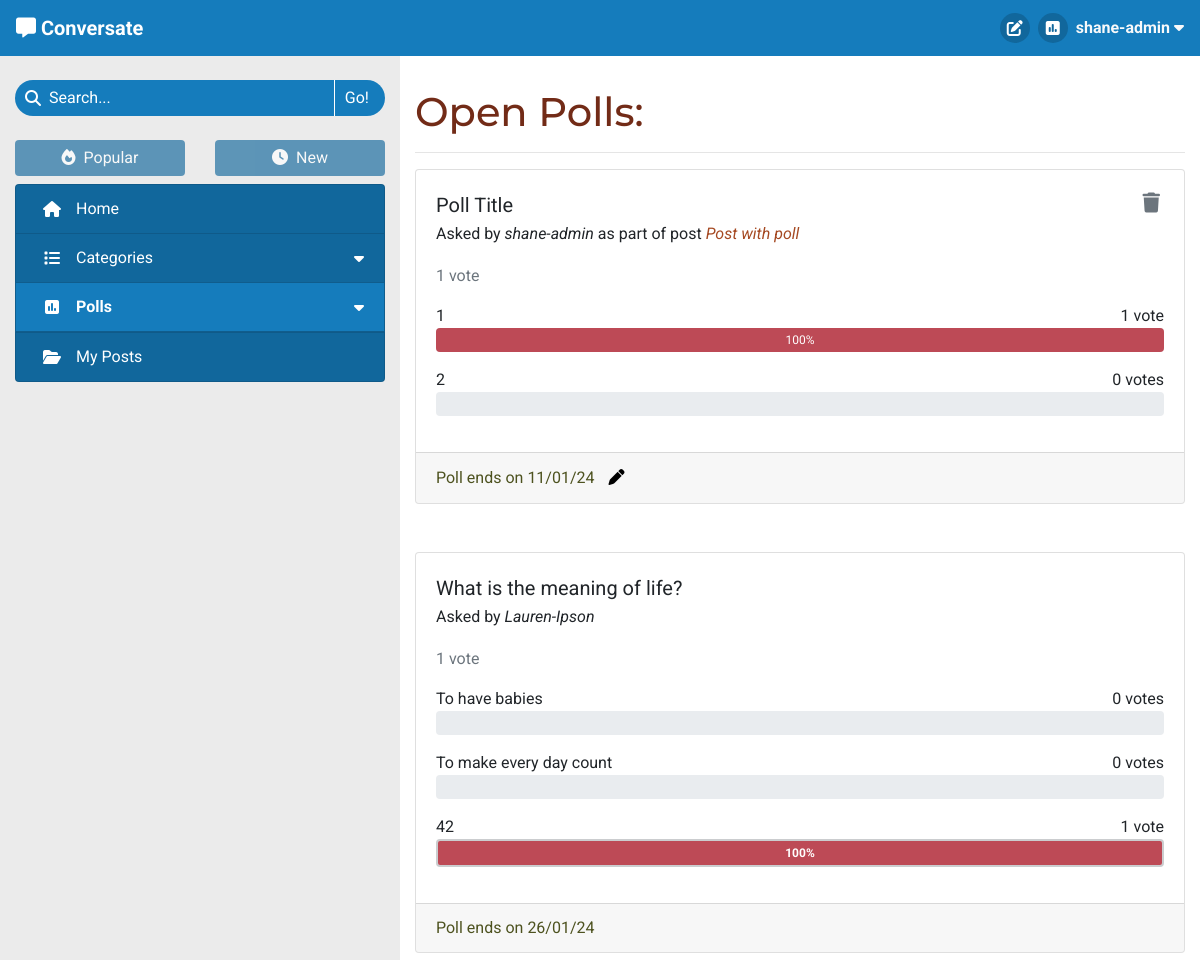
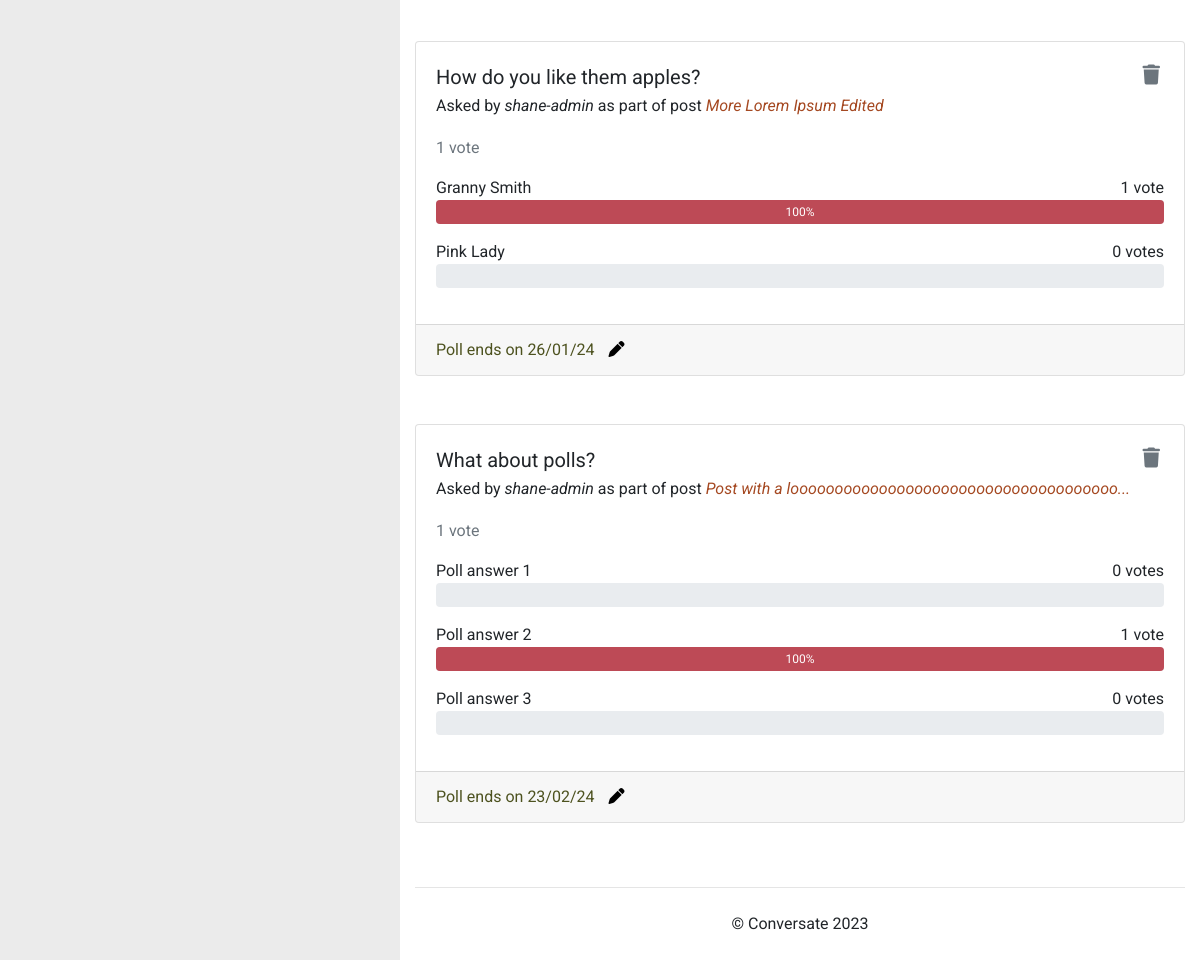
Page /polls/open (signed in) on the committed database (2 pictures, top to bottom).
### forum/models.py (models this page shows, shortened)
class Poll(models.Model):
    title = models.CharField(max_length=200)
    asked_by = models.ForeignKey(User, on_delete=models.CASCADE)
    due_date = models.DateTimeField()
    post = models.OneToOneField(Post, on_delete=models.CASCADE,
                                related_name='poll', blank=True, null=True)
    class Meta:
        ordering = ['-due_date']
    def number_of_votes(self):
        total_votes = 0
        for answer in self.answers.all():
            total_votes += answer.number_of_votes()
        return total_votes
    def has_expired(self):
        current_time = datetime.now().timestamp()
        end_time = self.due_date.timestamp()
        return current_time > end_time

class Post(models.Model):
    title = models.CharField(max_length=100)
    slug = models.SlugField(max_length=100, unique=True)
    category = models.ForeignKey(Category, on_delete=models.CASCADE,
                                 related_name='tagged_posts')
    image = CloudinaryField('image', blank=True)
    image_position = models.IntegerField(blank=True, null=True)
    posted_by = models.ForeignKey(User, on_delete=models.CASCADE,
                                  related_name='added_posts')
    posted_on = models.DateTimeField(auto_now_add=True)
    content = models.TextField()
    tags = models.CharField(max_length=200, blank=True)
    edited = models.BooleanField(default=False)
    likes = models.ManyToManyField(User, related_name='post_likes', blank=True)
    class Meta:
        ordering = ['-posted_on']
    def title_preview(self):
        if len(self.title) > 50:
            return f'{self.title[:50]}...'
        return self.title

class PollAnswer(models.Model):
    body = models.CharField(max_length=100)
    position = models.IntegerField()
    poll = models.ForeignKey(Poll, related_name='answers',
                             on_delete=models.CASCADE)
    votes = models.ManyToManyField(User, related_name='votes')
    class Meta:
        ordering = ['position']
    def number_of_votes(self):
        return self.votes.count()
    def vote_percentage(self):
        total_votes = 0
        poll_answers = self.poll.answers.all()
        for answer in poll_answers:
            total_votes += answer.number_of_votes()
        if total_votes == 0:
            return 0
        return round((self.number_of_votes() / total_votes) * 100)

### forum/views.py (the view)
# urls.py: path('polls/<str:poll_type>', views.BrowsePolls.as_view(),
class BrowsePolls(View):
    def get(self, request, poll_type):
        if not request.user.is_authenticated:
            return redirect('/accounts/login')
        poll_type = poll_type.capitalize()
        polls = None
        if poll_type == 'Open':
            polls = Poll.objects.filter(due_date__gt=datetime.now()) \
                        .order_by('due_date')
        elif poll_type == 'Closed':
            polls = Poll.objects.exclude(due_date__gt=datetime.now())
        else:
            polls = Poll.objects.filter(asked_by=request.user)
            poll_type = 'Your'
        context = get_poll_list_context(request, polls)
        context['heading'] = f"{poll_type} Polls"
        context['selected_tab'] = f'Polls/{poll_type}'
        return render(
            request,
            'poll_list.html',
            context,
        )

### templates/poll_list.html (shortened to what this page needs)
{% extends "base.html" %}
{% load template_tags %}
{% load static %}
{% block content %}
<h1>{{ heading }}:</h1>
<hr>
{% if item_list %}
    {% for poll in item_list %}
        <div class="card mb-5">
            <div class="card-body">
                <div class="d-flex justify-content-between mb-2">
                    <div class="card-title text-h5 mb-0 word-break">{{ poll.title }}</div>
                    {% if poll.asked_by == user %}
                        <button class="button-no-style px-1 trigger-delete-poll" type="button"
                            data-url="{% url 'delete_poll' poll.id request.path %}"
                            aria-label="Delete this poll">
                            <i class="fa-solid fa-trash mb-0 text-muted text-h5"></i>
                        </button>
                    {% endif %}
                </div>
                <div class="card-subtitle mb-4 word-break">Asked by <em>{{ poll.asked_by }}</em>
                    {% if poll.post %}as part of post
                        <a href="{% url 'view_post' poll.post.slug %}" class="font-italic">{{ poll.post.title_preview }}</a>
                    {% endif %}
                </div>
                {% poll_status poll.id request.user.id as p_status %}
                {% if p_status == 0 and poll.asked_by != user %}
                    <form method="POST" class="mt-2" action="{% url 'vote_poll' poll.id request.path %}">
                        {% csrf_token %}
                        <ul class="list-group">
                            {% for answer in poll.answers.all %}
                                <li class="list-group-item answer-container clickable">
                                    <div class="form-check">
                                        <input class="form-check-input clickable" type="radio" name="poll-vote"
                                            id="poll-{{ poll.id }}-answer-{{ answer.position }}"
                                            value="{{ answer.position }}" required>
                                        <label class="form-check-label clickable word-break"
                                            for="poll-{{ poll.id }}-answer-{{ answer.position }}">
                                            {{ answer.body }}
                                        </label>
                                    </div>
                                </li>
                            {% endfor %}
                        </ul>
                        <div class="mt-3">
                            <input type="submit" class="btn" value="Vote">
                            <input type="reset" class="btn" value="Clear">
                        </div>
                    </form>
                {% else %}
                    <div class="card-subtitle text-muted mb-3">
                        {% with poll.number_of_votes as vote_num %}
                            <span>{{ vote_num }} vote{% if vote_num != 1 %}s{% endif %}</span>
                        {% endwith %}
                    </div>
                    {% for answer in poll.answers.all %}
                        <div class="d-flex justify-content-between">
                            <span>{{ answer.body }}</span>
                            {% with answer.number_of_votes as vote_num %}
                                <span>{{ vote_num }} vote{% if vote_num != 1 %}s{% endif %}</span>
                            {% endwith %}
                        </div>
                        <div class="progress mb-3{% if p_status == answer.position %} answer-chosen{% endif %}">
                            {% with answer.vote_percentage as votes %}
                                <div class="progress-bar poll-result" role="progressbar" style="width: 0%;" aria-valuenow="{{ votes }}"
                                    aria-valuemin="0" aria-valuemax="100" data-animation="on"
                                    aria-label="Answer {{ answer.body }}: {{ votes }}%">{{ votes }}%</div>
                            {% endwith %}
                        </div>
                    {% endfor %}
                {% endif %}
            </div>
            <div class="card-footer card-faded">
                <span class="poll-date-display">
                    {% with poll.due_date|date:"d/m/y" as end_date %}
                    {% if poll.has_expired %}Poll ended {{ end_date }}
                    {% else %}Poll ends on {{ end_date }}
                    {% endif %}
                    {% endwith %}
                    {% if poll.asked_by == user %}
                        <button class="button-no-style ml-1 btn-edit-poll"
                            aria-label="Edit this poll's due date">
                            <i class="fa-solid fa-pen"></i>
                        </button>
                    {% endif %}
                </span>
            </div>
        </div>
    {% endfor %}
{% endif %}
{% endblock content %}

### templates/base.html (shortened to what this page needs)
{% load static %}
<!DOCTYPE html>
<html lang="en">
<head>
    <link rel="stylesheet" href="https://cdn.jsdelivr.net/npm/bootstrap@4.6.2/dist/css/bootstrap.min.css"
>
    <link rel="stylesheet" href="{% static 'css/style.css' %}" type="text/css">
</head>
<body id="main-page">
    <header class="navbar navbar-expand-sm navbar-dark">
        <div>
            <a class="navbar-brand" href="{% url 'home' %}" aria-label="Go to the home page">
                <i class="fa-solid fa-message"></i>
                <strong class="d-none d-md-inline">Conversate</strong>
            </a>
        </div>
        <ul class="nav justify-content-end">
            {% if user.is_authenticated %}
                <li class="nav mr-3 mr-md-2">
                    <a class="nav-icon nav-icon-expand anchor-no-style" href="{% url 'new_post' %}"
                        aria-label="Create a new post">
                        <i class="fa-solid fa-pen-to-square"></i>
                    </a>
                </li>
                <li class="nav mr-3 mr-md-2">
                    <a class="nav-icon nav-icon-expand anchor-no-style" href="{% url 'new_poll' %}"
                        aria-label="Create a new poll">
                        <i class="fa-solid fa-square-poll-vertical"></i>
                    </a>
                </li>
                <li class="nav dropdown center-to-container">
                    <span class="text-light d-none d-md-inline" data-toggle="dropdown" role="button"
                        aria-expanded="false" aria-label="User Information">
                        <strong>{{ user.username }}
                            <i class="fa-solid fa-caret-down"></i>
                        </strong>
                    </span>
                </li>
            {% else %}
                <li class="nav">
                    <a href="{% url 'account_login' %}" class="btn">Log In</a>
                </li>
            {% endif %}
        </ul>
    </header>
    <div>
        <div class="container-fluid">
            <div class="row">
                <div id="side-nav-large" class="d-none d-md-block col-4">
                    <nav id="side-nav-container">
                        <form action="{% url 'search_post' %}" method="GET" autocomplete="off">
                            <div class="search-bar mt-4" role="button" data-toggle="popover"
                                data-placement="bottom">
                                <div class="center-to-container">
                                    <i class="fa-solid fa-magnifying-glass"></i>
                                </div>
                                <input type="text" id="search-input" name="search_query"
                                    {% if search_result %} value="{{ search_result }}"{% endif %} placeholder="Search..." required>
                                <input type="submit" class="side-nav-btn" value="Go!">
                            </div>
                        </form>
                        <div class="container-fluid px-0 mt-4 mb-2">
                            <div class="row">
                                <div class="col-6">
                                    {% if disable_sort %}
                                        <div>
                                    {% else %}
                                        <a href="{% url 'sort_posts' 0 request.path %}" class="anchor-no-style">
                                    {% endif %}
                                        <div class="btn btn-block side-nav-btn
                                            {% if disable_sort %} disabled{% elif not user.profile.sort_by_new %} active{% endif %}">
                                            <i class="fa-solid fa-fire mr-lg-1"></i>
                                            Popular
                                        </div>
                                    {% if disable_sort %}
                                        </div>
                                    {% else %}
                                        </a>
                                    {% endif %}
                                </div>
                                <div class="col-6">
                                    {% if disable_sort %}
                                        <div>
                                    {% else %}
                                        <a href="{% url 'sort_posts' 1 request.path %}" class="anchor-no-style">
                                    {% endif %}
                                        <div class="btn btn-block side-nav-btn
                                            {% if disable_sort %} disabled{% elif user.profile.sort_by_new %} active{% endif %}">
                                            <i class="fa-solid fa-clock mr-lg-1"></i>
                                            New
                                        </div>
                                    {% if disable_sort %}
                                        </div>
                                    {% else %}
                                        </a>
                                    {% endif %}
                                </div>
                            </div>
                        </div>
                        <div class="list-group side-nav accordion" id="side-nav-list">
                            <a class="list-group-item list-group-item-action side-nav-btn
                                {% if selected_tab == 'Home' %} active{% endif %}" href="{% url 'home' %}">
                                <i class="fa-solid fa-house center-to-container"></i>
                                <span class="d-inline-block ml-lg-2">Home</span>
                            </a>
                            <a id="category-collapse" class="list-group-item list-group-item-action side-nav-btn clickable
                                {% if 'Categories' in selected_tab %} active{% endif %}" data-toggle="collapse"
                                href="#side-nav-categories" role="button" aria-expanded="false" aria-controls="side-nav-categories">
                                <i class="fa-solid fa-list center-to-container"></i>
                                <div class="ml-lg-2">Categories</div>
                                <i class="fa-solid fa-caret-down center-to-container"></i>
                            </a>
                            <a id="poll-list-collapse" class="list-group-item list-group-item-action side-nav-btn clickable
                                {% if 'Polls' in selected_tab %} active{% endif %}" data-toggle="collapse"
                                href="#side-nav-polls" role="button" aria-expanded="false" aria-controls="side-nav-polls">
                                <i class="fa-solid fa-square-poll-vertical center-to-container"></i>
                                <div class="ml-lg-2">Polls</div>
                                <i class="fa-solid fa-caret-down center-to-container"></i>
                            </a>
                            <a class="list-group-item list-group-item-action side-nav-btn clickable
                                {% if selected_tab == 'My Posts' %} active{% endif %}"
                                href="{% url 'my_posts' %}">
                                <i class="fa-solid fa-folder-open center-to-container"></i>
                                <span class="d-inline-block ml-lg-2">My Posts</span>
                            </a>
                        </div>
                    </nav>
                </div>
                <div id="main-content" class="col col-md-8">
                    <section>
                        {% block content %}
                        {% endblock content %}
                    </section>
                    <footer>
                        <hr>
                        <p class="text-center my-4">&copy; Conversate 2023</p>
                    </footer>
                </div>
            </div>
        </div>
    </div>
</body>
</html>

### rows in the picture
Poll: title "Poll Title", asked_by "shane-admin", post.title_preview "Post with poll", number_of_votes "1", end_date "11/01/24"
PollAnswer: body "1", number_of_votes "1", vote_percentage "100"
PollAnswer: body "2", number_of_votes "0"
Poll: title "What is the meaning of life?", asked_by "Lauren-Ipson", number_of_votes "1", end_date "26/01/24"
PollAnswer: body "To have babies", number_of_votes "0"
PollAnswer: body "To make every day count", number_of_votes "0"
PollAnswer: body "42", number_of_votes "1", vote_percentage "100"
Poll: title "How do you like them apples?", asked_by "shane-admin", post.title_preview "More Lorem Ipsum Edited", number_of_votes "1", end_date "26/01/24"
PollAnswer: body "Granny Smith", number_of_votes "1", vote_percentage "100"
PollAnswer: body "Pink Lady", number_of_votes "0"
Poll: title "What about polls?", asked_by "shane-admin", post.title_preview "Post with a looooooooooooooooooooooooooooooooooooo...", number_of_votes "1", end_date "23/02/24"
PollAnswer: body "Poll answer 1", number_of_votes "0"
PollAnswer: body "Poll answer 2", number_of_votes "1", vote_percentage "100"
PollAnswer: body "Poll answer 3", number_of_votes "0"

### other values in the picture
{{ user.username }} "shane-admin"
{{ heading }} "Open Polls"
